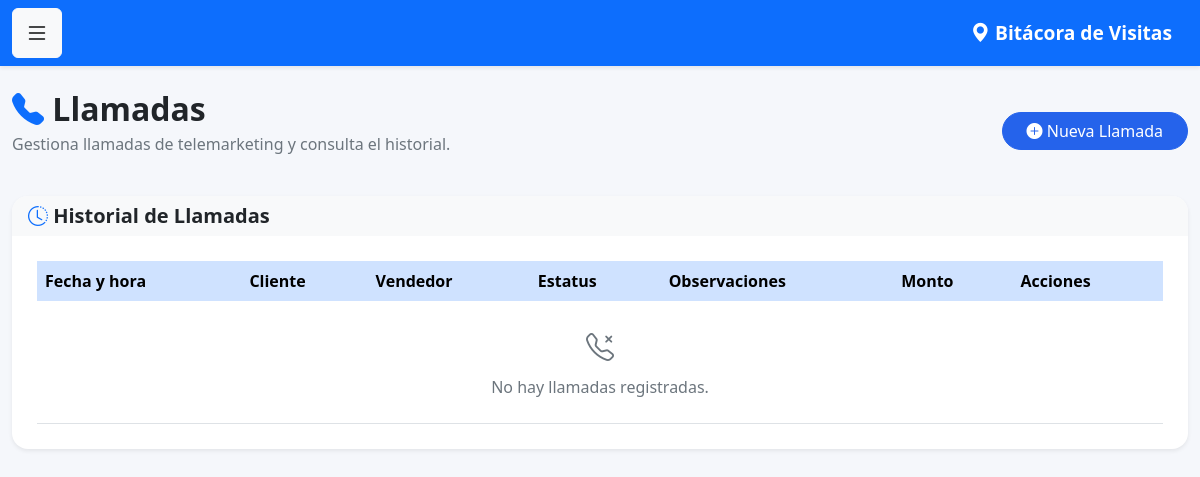
The page /llamadas (signed in) on the database as committed earlier.
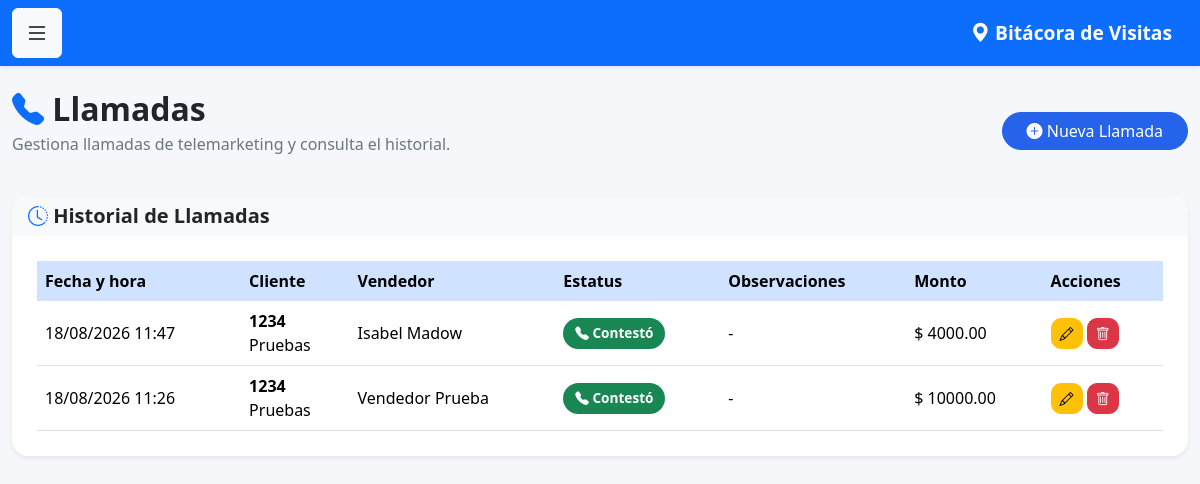
The same page on the database as committed later.
### models.py (models this page shows)
class Llamada(db.Model):
    __tablename__ = 'llamadas'
    id = db.Column(
        db.Integer,
        primary_key=True
    )
    fecha = db.Column(
        db.DateTime,
        default=datetime.now
    )
    estatus = db.Column(
        db.String(20),
        nullable=False,
        default='No contestó'
    )
    monto_venta = db.Column(
        db.Float,
        default=0
    )
    observaciones = db.Column(
        db.Text
    )
    cliente_id = db.Column(
        db.Integer,
        db.ForeignKey('clientes.id'),
        nullable=False
    )
    usuario_id = db.Column(
        db.Integer,
        db.ForeignKey('usuarios.id'),
        nullable=False
    )
    cliente = db.relationship(
        'Cliente',
        backref='llamadas'
    )
    usuario = db.relationship(
        'Usuario',
        backref='llamadas'
    )

class Cliente(db.Model):
    __tablename__ = 'clientes'
    id = db.Column(
        db.Integer,
        primary_key=True
    )
    num_cliente = db.Column(
        db.String(20),
        unique=True,
        nullable=False
    )
    nombre = db.Column(
        db.String(150),
        nullable=False
    )
    grupo = db.Column(
        db.String(100)
    )
    canal = db.Column(
        db.String(100)
    )
    vendedor = db.Column(
        db.Integer
    )

class Usuario(UserMixin, db.Model):
    __tablename__ = 'usuarios'
    id = db.Column(db.Integer, primary_key=True)
    nombre = db.Column(db.String(100), nullable=False)
    correo = db.Column(db.String(120), unique=True, nullable=False)
    password = db.Column(db.String(500), nullable=False)
    rol = db.Column(db.String(20), default='vendedor')
    activo = db.Column(db.Boolean, default=True)

### app.py (the view)
@app.route('/llamadas')
@login_required
def llamadas():
    if current_user.rol in ['admin', 'supervisor']:
        llamadas = Llamada.query.order_by(
            Llamada.fecha.desc()
        ).all()
    else:
        llamadas = Llamada.query.filter_by(
            usuario_id=current_user.id
        ).order_by(
            Llamada.fecha.desc()
        ).all()
    return render_template(
        'llamadas.html',
        llamadas=llamadas
    )

### app.py (called while the page is built)
@login_manager.user_loader
def load_user(user_id):
    return Usuario.query.get(int(user_id))

### templates/llamadas.html (shortened to what the changed rows need)
{% extends 'base.html' %}
{% block contenido %}
<div class="d-flex justify-content-between align-items-center mb-4">
    <div>
        <h2 class="fw-bold mb-1">
            <i class="bi bi-telephone-fill text-primary"></i>
            Llamadas
        </h2>
    </div>
</div>
<div class="card shadow-sm border-0 rounded-4">
    <div class="card-body">
        <div class="table-responsive">
            <table class="table table-hover align-middle">
                <thead class="table-primary">
                    <tr>
                        <th>Fecha y hora</th>
                        <th>Cliente</th>
                        <th>Vendedor</th>
                        <th>Estatus</th>
                        <th>Observaciones</th>
                        <th>Monto</th>
                        <th>Acciones</th>
                    </tr>
                </thead>
                <tbody>
                    {% for llamada in llamadas %}
                    <tr>
                        <td>
                            {{ llamada.fecha.strftime('%d/%m/%Y %H:%M') }}
                        </td>
                        <td>
                            <strong>
                                {{ llamada.cliente.num_cliente }}
                            </strong>
                            <br>
                            {{ llamada.cliente.nombre }}
                        </td>
                        <td>
                            {{ llamada.usuario.nombre }}
                        </td>
                        <td>
                            {% if llamada.estatus == 'Contestó' %}
                                <span class="badge bg-success">
                                    <i class="bi bi-telephone-fill"></i>
                                    Contestó
                                </span>
                            {% else %}
                                <span class="badge bg-secondary">
                                    <i class="bi bi-telephone-x-fill"></i>
                                    No contestó
                                </span>
                            {% endif %}
                        </td>
                        <td>
                            {{ llamada.observaciones or '-' }}
                        </td>
                        <td>
                            $ {{ "%.2f"|format(llamada.monto_venta or 0) }}
                        </td>
                        <td>
                            <a href="/llamada/editar/{{ llamada.id }}"
                               class="btn btn-warning btn-sm"
                               title="Editar">
                                <i class="bi bi-pencil"></i>
                            </a>
                            {% if current_user.rol == 'admin' %}
                            <a href="/llamada/eliminar/{{ llamada.id }}"
                               class="btn btn-danger btn-sm"
                               title="Eliminar"
                               onclick="return confirm('¿Está seguro de eliminar esta llamada?');">
                                <i class="bi bi-trash"></i>
                            </a>
                            {% endif %}
                        </td>
                    </tr>
                    {% else %}
                    <tr>
                        <td colspan="7"
                            class="text-center text-muted py-4">
                            <i class="bi bi-telephone-x fs-3 d-block mb-2"></i>
                            No hay llamadas registradas.
                        </td>
                    </tr>
                    {% endfor %}
                </tbody>
            </table>
        </div>
    </div>
</div>
{% endblock %}

Rows that differ between the two databases and show on the page:
added Llamada: fecha "18/08/2026 11:47", cliente.num_cliente "1234", cliente.nombre "Pruebas", usuario.nombre "Isabel Madow", estatus "Contestó" (drawn), observaciones "-", monto_venta "4000.00"
added Llamada: fecha "18/08/2026 11:26", cliente.num_cliente "1234", cliente.nombre "Pruebas", usuario.nombre "Vendedor Prueba", estatus "Contestó" (drawn), observaciones "-", monto_venta "10000.00"
Other text that changed with them:
text no longer shown: "No hay llamadas registradas."
